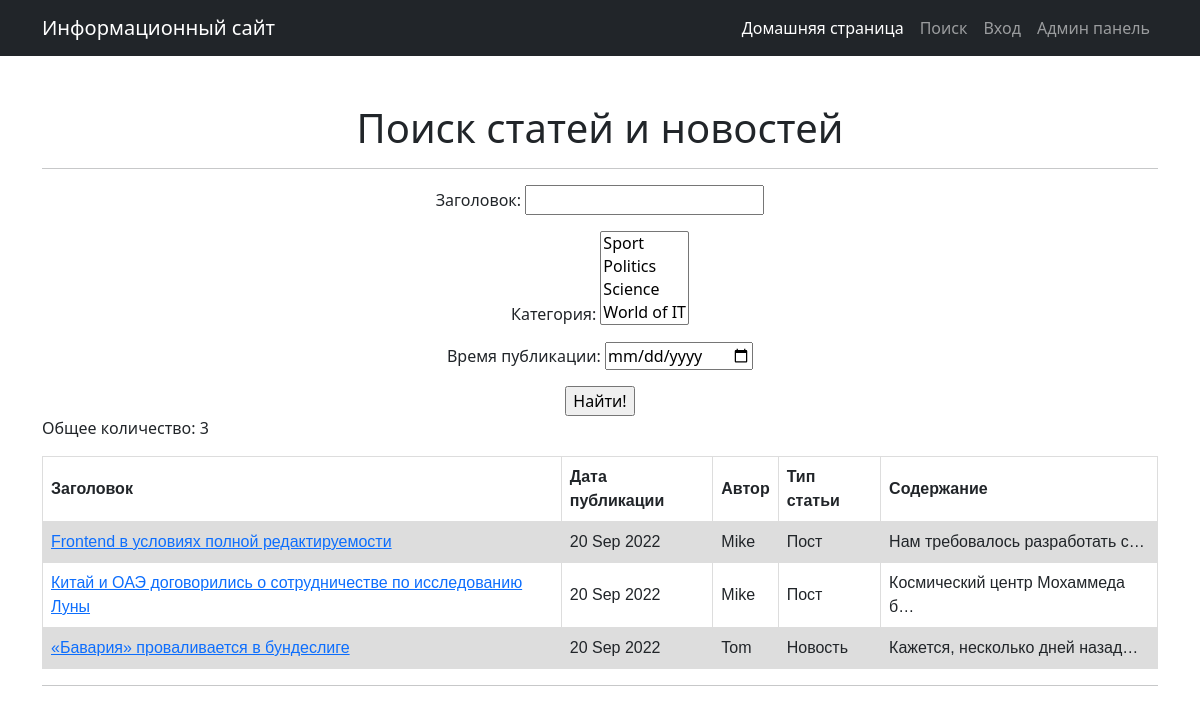
The page /news/search/ on the database as committed earlier.
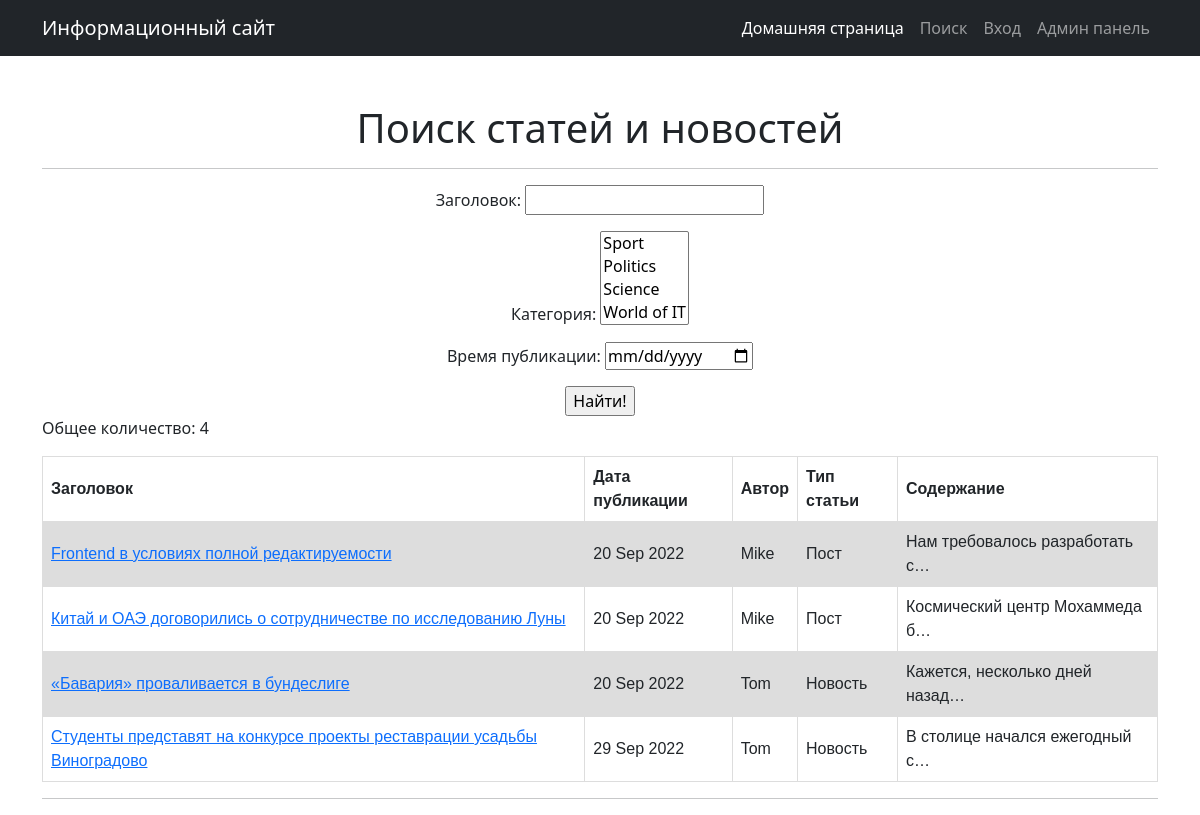
The same page on the database as committed later.
### news/models.py (models this page shows, shortened)
class Post(models.Model):
    ARTICLE = 'AR'
    NEWS = 'NW'
    TYPES = [
        (ARTICLE, "Пост"),
        (NEWS, "Новость")
    ]
    title = models.CharField(max_length=254)
    content = models.TextField()
    rating = models.IntegerField(default=0)
    type = models.CharField(max_length=10,
                            choices=TYPES,
                            blank=True,
                            null=True,
                            default='post'
                            )
    cr_time = models.DateTimeField(auto_now_add=True)
    postAuthor = models.ForeignKey(Author, on_delete=models.RESTRICT)
    category = models.ManyToManyField(Category, through='PostCategory')
    class Meta:
        verbose_name = "Пост"
        verbose_name_plural = "Посты"

class Author(models.Model):
    author = models.OneToOneField(User,
                                  on_delete=models.CASCADE,
                                  primary_key=True  # Первичный ключ будет тот же, что и внешний ключ
                                  )
    rating = models.SmallIntegerField(default=0)
    def __str__(self):
        return f"{self.author}"
    class Meta:
        verbose_name = "Автор"
        verbose_name_plural = "Авторы"

### news/views.py (the view)
# urls.py: path('search/', SearchNewsList.as_view(), name='news_search'),
class SearchNewsList(ListView):
    model = Post
    ordering = 'cr_time'
    template_name = 'searchpostslist.html'
    context_object_name = 'newslist'
    paginate_by = 10
    def get_queryset(self):
        queryset = super().get_queryset()  # Изначальный queryset = Post.objects.all()
        self.newsfilterset = NewsFilter(self.request.GET, queryset)  # Применяем к нему параметры QueryDict из фильтра NewsFilter
        return self.newsfilterset.qs  # Получаем queryset с целевым набором. Теперь это надо добавить в context
    def get_context_data(self, **kwargs):  # Переопределяем контекст
        context = super().get_context_data()
        context['newsfilterset'] = self.newsfilterset  # Добавляем новый QuerySet
        return context

### news/models.py (called while the page is built)
    def __str__(self):
        return f"{self.catname}"

### news/templatetags/custom_filters.py (called while the page is built)
@register.filter()
def censor(value:str, symbol='*')->str:
    badwords_in_text = set(value.split( )) & set(BADWORDS)  #  Список нецензурных слов в тексте путем пересечения множеств
    if badwords_in_text:
        for badword in badwords_in_text:
            censored = badword[0] + (len(badword) - 1) * symbol
            value = value.replace(badword, censored)
    return value

@register.filter()
def typetorus(type_value):
    types = {'AR': "Пост", 'NW': "Новость"}
    return types[type_value]

### news/templates/news/searchpostslist.html (shortened to what this page needs)
{% extends 'flatpages/default.html' %}
{% load custom_filters %}
{% load custom_tags %}
{% block content %}
<h1>Поиск статей и новостей</h1>
<hr>
   <form action="" method="get">
       {{ newsfilterset.form.as_p }}
       <input type="submit" value="Найти!"/>
   </form>
<p align="left"> Общее количество: {{ paginator.count }}</p>
{% if newslist %}
    <table border="1" align="center">
        <tr>
            <th align="center">Заголовок</th>
            <th align="center">Дата публикации</th>
            <th align="center">Автор</th>
            <th align="center">Тип статьи</th>
            <th align="center">Содержание</th>
        </tr>
    {% for news in newslist %}
        <tr>
            <td align="left"><a href="/news/{{ news.pk }}">{{ news.title|censor:"*" }}</a></td>
            <td align="center">{{ news.cr_time|date:'d M Y' }}</td>
            <td align="center">{{ news.postAuthor }}</td>
            <td align="center">{{ news.type|typetorus }}</td>
            <td align="center">{{ news.content|censor:"*"|truncatechars:30 }}</td>
        </tr>
    {% endfor %}
    </table>
<hr>
{% endif %}
{% endblock content %}

Rows that differ between the two databases and show on the page:
added Post: title|censor "Студенты представят на конкурсе проекты реставрации усадьбы Виноградово", cr_time "29 Sep 2022", postAuthor "Tom", type|typetorus "Новость", content|censor "В столице начался ежегодный с…"
Other text that changed with them:
{{ paginator.count }}: "3" → "4"
